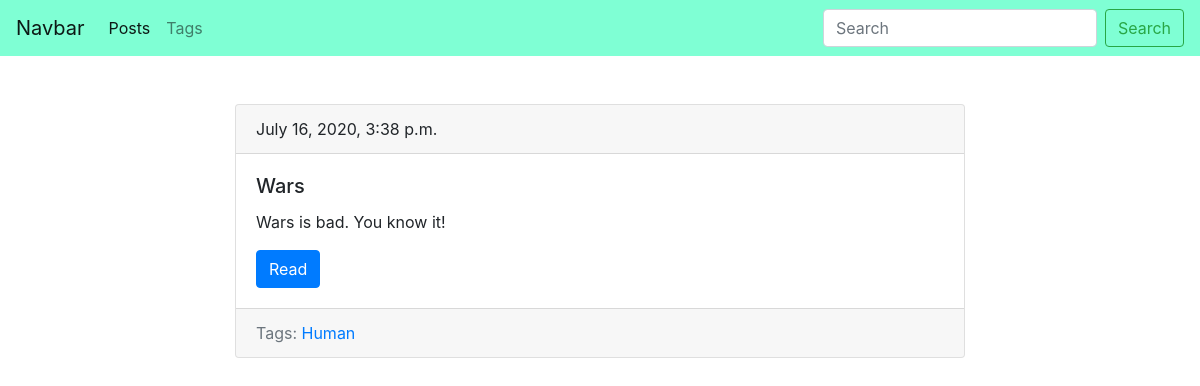
The page /blog/post/wars-1594913913/ on the database its author committed.
### blog/models.py (models this page shows, shortened)
class Post(models.Model):
    title = models.CharField(max_length=150, db_index=True)
    slug = models.SlugField(max_length=150, blank=True, unique=True)
    body = models.TextField(blank=True, db_index=True)
    tags = models.ManyToManyField('Tag', blank=True, related_name='posts')
    date_pub = models.DateTimeField(auto_now_add=True)
    def get_absolute_url(self):
        return reverse('post_details', kwargs={'slug': self.slug})
    class Meta:
        ordering = ['-date_pub']

class Tag(models.Model):
    title = models.CharField(max_length=50)
    slug = models.SlugField(max_length=50, unique=True, blank=True)
    def get_absolute_url(self):
        return reverse('tag_details', kwargs={'slug': self.slug})
    class Meta:
        ordering = ['title']

### blog/views.py (the view)
# urls.py: path('post/<str:slug>/', PostDetail.as_view(), name='post_details'),
class PostDetail(ObjectDetailMixin, View):
    model = Post
    template = 'blog/post_detail.html'

### blog/utils.py (called while the page is built)
    def get(self, request, slug):
        obj = get_object_or_404(self.model, slug__iexact=slug)
        return render(request, self.template, context={self.model.__name__.lower(): obj, 'admin_object': obj})

### blog/templates/blog/post_detail.html (shortened to what this page needs)
{% extends 'blog/base_blog.html' %}
{% block content %}
    {% include 'blog/includes/post_card_template.html' %}
{% endblock %}

### blog/templates/blog/includes/post_card_template.html
        <div class="card mb-4">
            <div class="card-header">
                {{ post.date_pub }}
            </div>
            <div class="card-body">
                <h5 class="card-title">{{ post.title }}</h5>
                <p class="card-text">{{ post.body }}</p>
                <a href="{{ post.get_absolute_url }}" class="btn btn-primary">Read</a>
            </div>
            <div class="card-footer text-muted">
                Tags:
                {% for tag in post.tags.all %}
                    <a href="{{ tag.get_absolute_url }}">{{ tag.title|title }}</a>
                {% endfor %}
            </div>
        </div>

### rows shown on the page
Post: date_pub "July 16, 2020, 3:38 p.m.", title "Wars", body "Wars is bad. You know it!"
Tag: title "Human"
